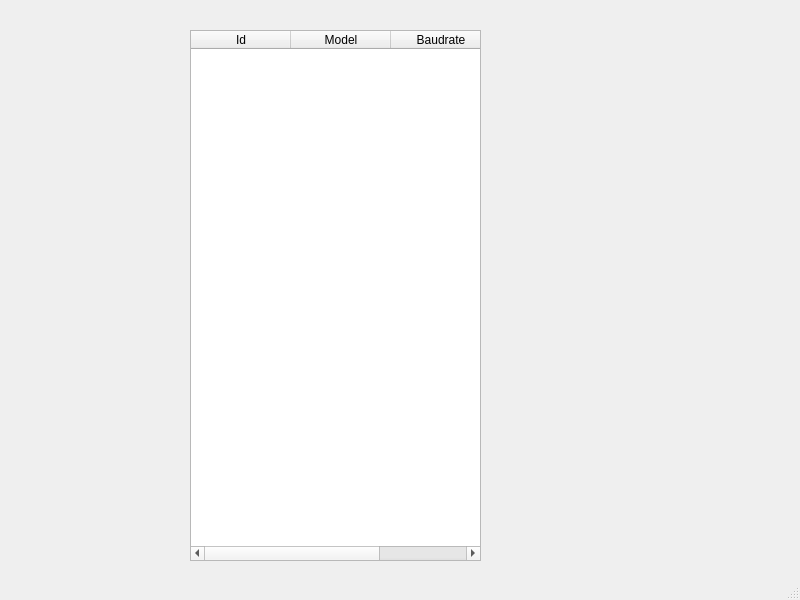
<?xml version="1.0" encoding="UTF-8"?>
<ui version="4.0">
 <class>MainWindow</class>
 <widget class="QMainWindow" name="MainWindow">
  <property name="geometry">
   <rect>
    <x>0</x>
    <y>0</y>
    <width>800</width>
    <height>600</height>
   </rect>
  </property>
  <property name="windowTitle">
   <string>MainWindow</string>
  </property>
  <widget class="QWidget" name="centralwidget">
   <widget class="QTableWidget" name="tableWidget">
    <property name="geometry">
     <rect>
      <x>190</x>
      <y>30</y>
      <width>291</width>
      <height>531</height>
     </rect>
    </property>
    <property name="autoScroll">
     <bool>true</bool>
    </property>
    <property name="dragEnabled">
     <bool>false</bool>
    </property>
    <column>
     <property name="text">
      <string>Id</string>
     </property>
    </column>
    <column>
     <property name="text">
      <string>Model</string>
     </property>
    </column>
    <column>
     <property name="text">
      <string>Baudrate</string>
     </property>
    </column>
   </widget>
  </widget>
  <widget class="QMenuBar" name="menubar">
   <property name="geometry">
    <rect>
     <x>0</x>
     <y>0</y>
     <width>800</width>
     <height>25</height>
    </rect>
   </property>
  </widget>
  <widget class="QStatusBar" name="statusbar"/>
 </widget>
 <resources/>
 <connections/>
</ui>
